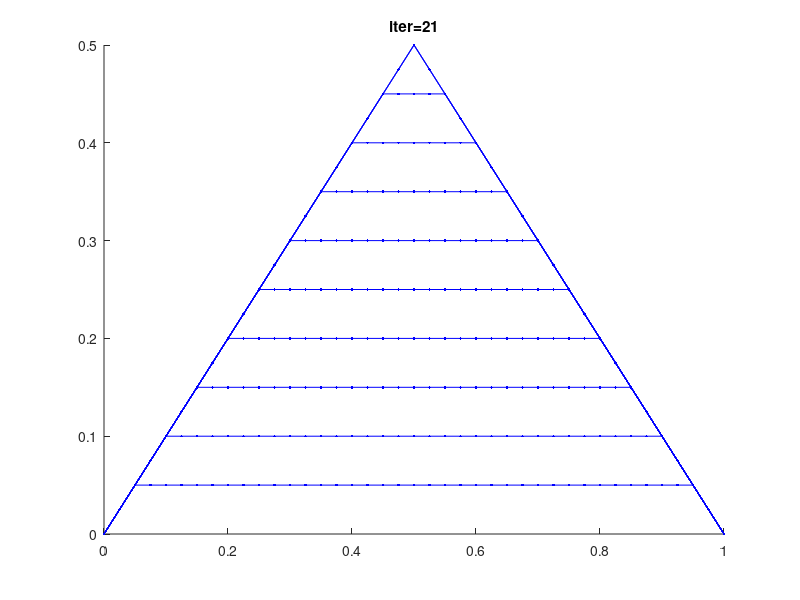
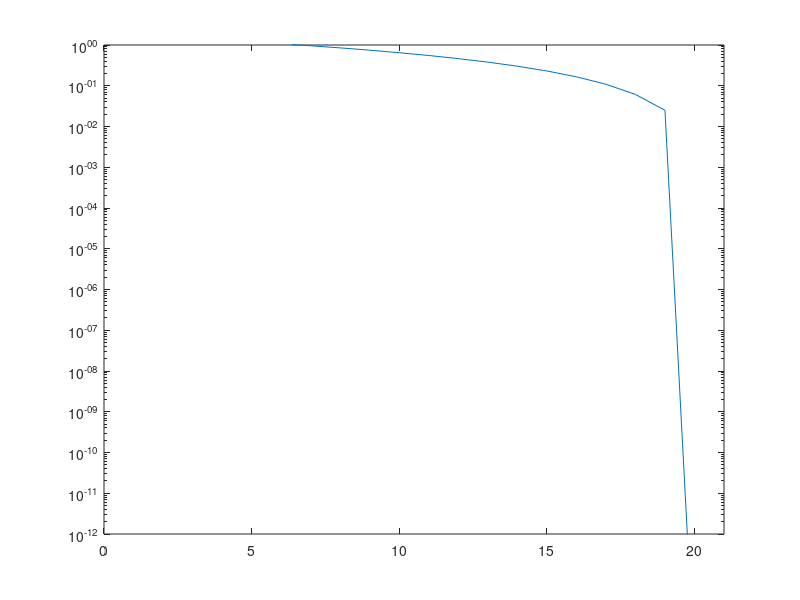

The MATLAB script that drew these images, in order:
function task2
global h
iterMax = 100;
N = 40;
h = 1./N ;
x = 0:h:1;
e = [];
tol = 1e-12;
h = 1./N;

% exact solution
ux = min(abs(x),abs(x-1))';


% initial condition
%u = 2*ones(N+1,1);
Nl = N-1;
Nl1 = ceil(Nl/2);
Nl2 = floor(Nl/2);

u = zeros(N+1,1);
v1 = [ones(Nl1,1); zeros(N-Nl1,1)];
v2 = [zeros(N-Nl2,1) ;ones(Nl2,1)];
B = diag(v1,-1) + diag(v2,1);

%boundary condition
u(1) = 0;
u(N+1) = 0;
b = [u(1)/h; v1] + [v2;u(N+1)/h];

nn = 1;
for iter=1:iterMax
    unew=B*u+h*b;
    err = norm(unew-ux);
    maxerr = h*sum(unew-u);
    if(maxerr<tol)
        fprintf('iter is %d\n',iter);
        break;
    end
    u = unew;
    
    e = [e err];
    %     if(err<tol)
    %         break;
    %     end
    
    figure(1)
    hold on
    if(mod(iter,2)==0)
%        subplot(2,2,nn)
        plot (x, u,'.-b')
        title(['iter=',num2str(iter)])
        axis([0 1 0 .5])
        nn = nn + 1;

    end
    
end
        plot (x, u,'.-b')
        title(['iter=',num2str(iter)])
        axis([0 1 0 .5])
iter-1

figure(2)
semilogy(e)
axis([0 iter 1e-12 1e0])
end




